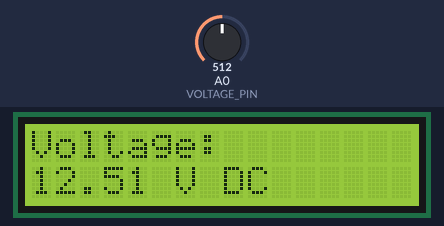
This sketch was run on a simulated Arduino Uno, built with avr-gcc and run on an emulated ATmega328P. Parts: 16×2 character LCD. The test bench sets the inputs (shaded band); at power-on: A0 (VOLTAGE_PIN) = 512. What the sketch prints to the serial monitor is not drawn.

Above: at 2.7 s.
2.8 s: A0 (VOLTAGE_PIN) set to 716
At 4.6 s:
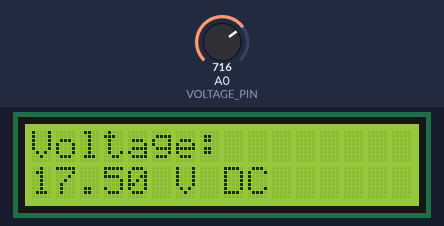
4.9 s: A0 (VOLTAGE_PIN) set to 900
At 6.2 s:
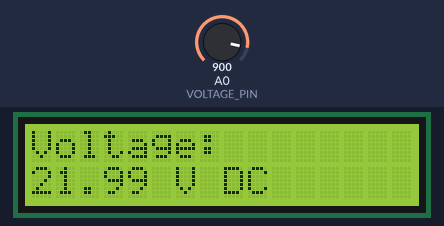
6.6 s: A0 (VOLTAGE_PIN) set to 1023
At 7.7 s:
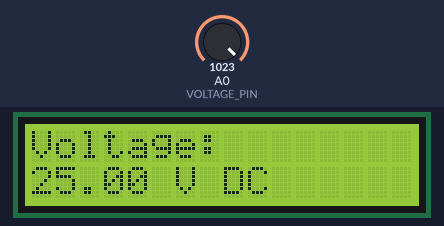
Timing chart, 0 to 9.6 s (numbered marks = the images above; inputs shaded):
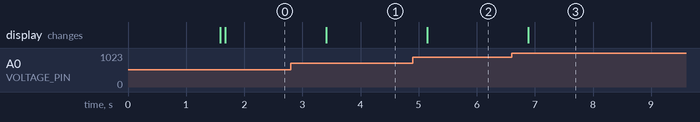

Measured:
- after the input at 2.8 s, the display: changes after 0.61 s (image 1)
- after the input at 4.9 s, the display: changes after 0.25 s (image 2)
- after the input at 6.6 s, the display: changes after 0.28 s (image 3)

The sketch:

digital-voltmeter.ino
```cpp
/*
  Digital Voltmeter — 0 to 25 V DC
  ---------------------------------
  Voltage divider (30k + 7.5k, ratio 5:1) scales the input
  down to the Arduino's 0-5 V ADC range. The reading is
  averaged for a steady display on a 16x2 I2C LCD.

  Wiring:
    Input+ : 30k - A0 - 7.5k - GND
    Input- : GND (common)
    LCD I2C: SDA A4, SCL A5 (Uno)
  Range: 0-25 V DC only. Never connect to AC mains.
*/

#include <Wire.h>
#include <LiquidCrystal_I2C.h>

// ---- Pin definitions ----
const int VOLTAGE_PIN = A0;  // Voltage divider output

// ---- Calibration ----
// Divider ratio: (30k + 7.5k) / 7.5k = 5.0. Adjust this after
// comparing with a multimeter (see README).
const float DIVIDER_RATIO = 5.0;
const float ADC_REF       = 5.0;  // Arduino ADC reference (V)
const int   SAMPLES       = 10;   // Readings to average

LiquidCrystal_I2C lcd(0x27, 16, 2);  // Change 0x27 to 0x3F if needed

float readVoltage() {
  long total = 0;
  for (int i = 0; i < SAMPLES; i++) {
    total += analogRead(VOLTAGE_PIN);
    delay(5);
  }
  float average = total / (float)SAMPLES;
  return (average * ADC_REF / 1023.0) * DIVIDER_RATIO;
}

void setup() {
  Serial.begin(9600);
  lcd.init();
  lcd.backlight();
  lcd.print("Digital Voltmeter");
  lcd.setCursor(0, 1);
  lcd.print("0-25V DC");
  delay(1500);
  lcd.clear();
  Serial.println("Digital Voltmeter ready.");
}

void loop() {
  float voltage = readVoltage();

  // LCD output.
  lcd.setCursor(0, 0);
  lcd.print("Voltage:      ");
  lcd.setCursor(0, 1);
  lcd.print(voltage, 2);
  lcd.print(" V DC    ");

  // Serial output.
  Serial.print("Voltage: ");
  Serial.print(voltage, 2);
  Serial.println(" V");

  delay(500);
}
```
